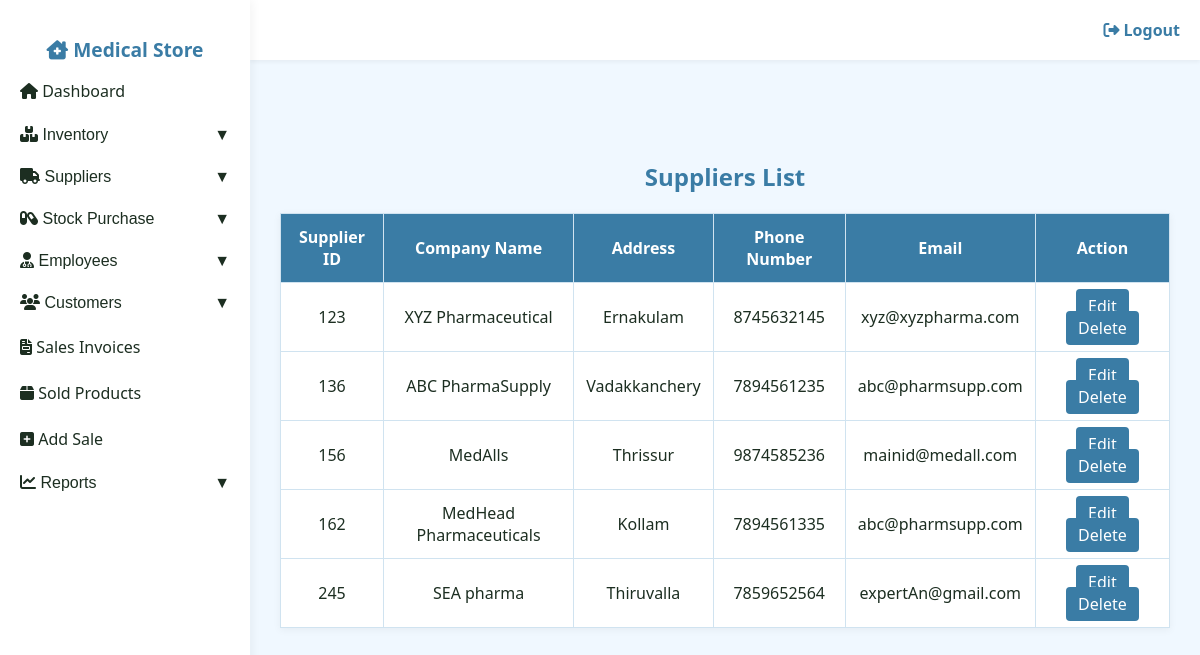
/PHARMACY/supplier-view.php, run on the app's committed database.
### tables this page shows
CREATE TABLE IF NOT EXISTS `suppliers` (
  `SUP_ID` decimal(3,0) NOT NULL,
  `SUP_NAME` varchar(25) NOT NULL,
  `SUP_ADD` varchar(30) NOT NULL,
  `SUP_PHNO` decimal(10,0) NOT NULL,
  `SUP_MAIL` varchar(40) NOT NULL,
  PRIMARY KEY (`SUP_ID`)
);

### PHARMACY/supplier-view.php (the view, shortened to what this page needs)
<!DOCTYPE html>
<html lang="en">
<head>
  <link rel="stylesheet" href="https://cdnjs.cloudflare.com/ajax/libs/font-awesome/6.4.0/css/all.min.css" />
</head>
<body>
  <div class="sidenav">
    <h2><i class="fas fa-clinic-medical"></i> Medical Store</h2>
    <a href="adminmainpage.php"><i class="fas fa-home"></i> Dashboard</a>
    <button class="dropdown-btn"><i class="fas fa-boxes"></i> Inventory</button>
    <button class="dropdown-btn"><i class="fas fa-truck"></i> Suppliers</button>
    <button class="dropdown-btn"><i class="fas fa-capsules"></i> Stock Purchase</button>
    <button class="dropdown-btn"><i class="fas fa-user-md"></i> Employees</button>
    <button class="dropdown-btn"><i class="fas fa-users"></i> Customers</button>
    <a href="sales-view.php"><i class="fas fa-file-invoice"></i> Sales Invoices</a>
    <a href="salesitems-view.php"><i class="fas fa-box"></i> Sold Products</a>
    <a href="pos1.php"><i class="fas fa-plus-square"></i> Add Sale</a>
    <button class="dropdown-btn"><i class="fas fa-chart-line"></i> Reports</button>
  </div>
  <div class="topnav">
    <a href="logout.php"><i class="fas fa-sign-out-alt"></i> Logout</a>
  </div>
  <div class="main">
    <h2>Suppliers List</h2>
    <table>
      <tr>
        <th>Supplier ID</th>
        <th>Company Name</th>
        <th>Address</th>
        <th>Phone Number</th>
        <th>Email</th>
        <th>Action</th>
      </tr>
      <?php
      include "config.php";
      $sql = "SELECT sup_id, sup_name, sup_add, sup_phno, sup_mail FROM suppliers";
      $result = $conn->query($sql);
      if ($result && $result->num_rows > 0) {
        while ($row = $result->fetch_assoc()) {
          echo "<tr>";
          echo "<td>{$row['sup_id']}</td>";
          echo "<td>{$row['sup_name']}</td>";
          echo "<td>{$row['sup_add']}</td>";
          echo "<td>{$row['sup_phno']}</td>";
          echo "<td>{$row['sup_mail']}</td>";
          echo "<td>
            <a class='edit-btn' href='supplier-update.php?id={$row['sup_id']}'>Edit</a>
            <a class='del-btn' href='supplier-delete.php?id={$row['sup_id']}'>Delete</a>
          </td>";
          echo "</tr>";
        }
      }
      ?>
    </table>
  </div>
</body>
</html>

### PHARMACY/supplier-view.php (style rules this page uses)
:root { --primary: #3A7CA5; --accent: #B2E0F5; --bg: #f0f8ff; --white: #ffffff; --text: #1c2e21; --shadow: rgba(0, 0, 0, 0.05); --border: #d0e3f0; }
* { box-sizing: border-box; }
body { margin: 0; font-family: 'Segoe UI', sans-serif; background: var(--bg); color: var(--text); }
.sidenav { width: 250px; height: 100vh; background: var(--white); position: fixed; top: 0; left: 0; overflow-y: auto; padding-top: 20px; box-shadow: 2px 0 10px var(--shadow); }
.sidenav h2 { color: var(--primary); text-align: center; font-size: 1.2rem; margin-bottom: 0.3rem; }
.sidenav a, .sidenav button { display: block; color: var(--text); padding: 12px 20px; text-decoration: none; font-size: 1rem; border: none; background: none; width: 100%; text-align: left; cursor: pointer; transition: background 0.3s, color 0.3s; }
.dropdown-btn:after { content: " \25BC"; float: right; }
.topnav { margin-left: 250px; height: 60px; background: var(--white); display: flex; justify-content: flex-end; align-items: center; padding: 0 20px; box-shadow: 0 2px 4px var(--shadow); }
.topnav a { color: var(--primary); text-decoration: none; font-weight: 600; }
.main { margin-left: 250px; padding: 80px 30px 30px; }
h2 { text-align: center; color: var(--primary); }
table { width: 100%; border-collapse: collapse; background: var(--white); box-shadow: 0 2px 8px var(--shadow); }
th, td { padding: 12px; border: 1px solid var(--border); text-align: center; }
th { background: var(--primary); color: var(--white); }
.edit-btn, .del-btn { background: var(--primary); color: var(--white); padding: 6px 12px; border: none; border-radius: 4px; text-decoration: none; margin: 2px; }

### data on the page
suppliers: SUP_ID "123", SUP_NAME "XYZ Pharmaceutical", SUP_ADD "Ernakulam", SUP_PHNO "8745632145", SUP_MAIL "xyz@xyzpharma.com"
suppliers: SUP_ID "136", SUP_NAME "ABC PharmaSupply", SUP_ADD "Vadakkanchery", SUP_PHNO "7894561235", SUP_MAIL "abc@pharmsupp.com"
suppliers: SUP_ID "156", SUP_NAME "MedAlls", SUP_ADD "Thrissur", SUP_PHNO "9874585236", SUP_MAIL "mainid@medall.com"
suppliers: SUP_ID "162", SUP_NAME "MedHead Pharmaceuticals", SUP_ADD "Kollam", SUP_PHNO "7894561335", SUP_MAIL "abc@pharmsupp.com"
suppliers: SUP_ID "245", SUP_NAME "SEA pharma", SUP_ADD "Thiruvalla", SUP_PHNO "7859652564", SUP_MAIL "expertAn@gmail.com"
